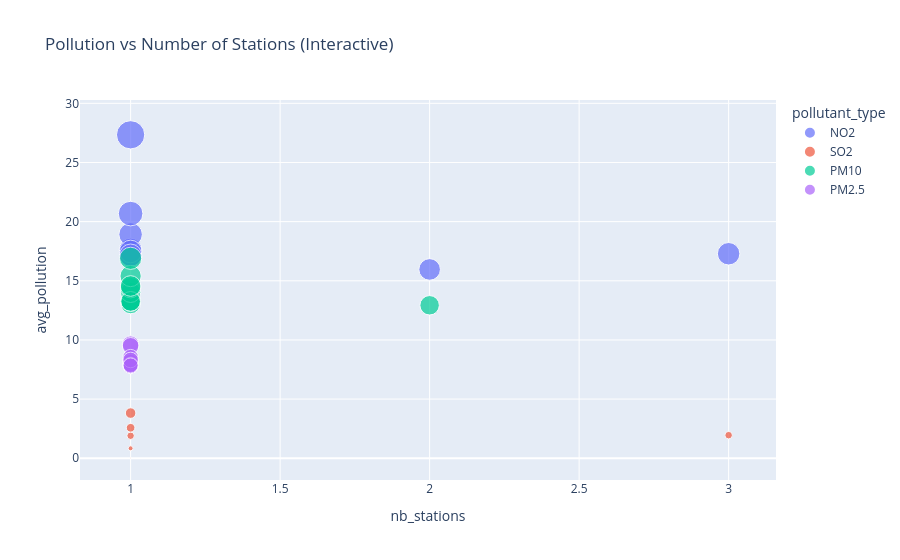

Notebook source saved alongside this figure:
### Code cell
stations_summary = load_table("SELECT * FROM mart_city_station_coverage")

merged = top_cities.merge(stations_summary, on="city_name")

import plotly.express as px

fig = px.scatter(
    merged,
    x="nb_stations",
    y="avg_pollution",
    color="pollutant_type",
    hover_name="city_name",
    size="avg_pollution",
    title="Pollution vs Number of Stations (Interactive)"
)

fig.show()

### Figure 1 — Plotly figure (JSON) as saved in the notebook; plotly's stock layout.template omitted (floating-point values rounded to 4 significant figures)
{"data": [{"hovertemplate": "<b>%{hovertext}</b><br><br>pollutant_type=NO2<br>nb_stations=%{x}<br>avg_pollution=%{marker.size}<extra></extra>", "hovertext": ["Antwerpen", "Antwerpen (Ring)", "Arts-Loi", "BERENDRECHT", "Brussel (Beliardstraat)", "Brussel (Rue des Tanneurs)", "Bruxelles (Sainte-Catherine)", "Hoevenen", "Steenokkerzeel", "Wachtebeke"], "legendgroup": "NO2", "marker": {"color": "#636efa", "size": [17.29, 17.65, 17.04, 15.96, 18.92, 17.06, 17.48, 17.16, 20.68, 27.34], "sizemode": "area", "sizeref": 0.06835, "symbol": "circle"}, "mode": "markers", "name": "NO2", "orientation": "v", "showlegend": true, "type": "scatter", "x": [3, 1, 1, 2, 1, 1, 1, 1, 1, 1], "xaxis": "x", "y": [17.29, 17.65, 17.04, 15.96, 18.92, 17.06, 17.48, 17.16, 20.68, 27.34], "yaxis": "y"}, {"hovertemplate": "<b>%{hovertext}</b><br><br>pollutant_type=SO2<br>nb_stations=%{x}<br>avg_pollution=%{marker.size}<extra></extra>", "hovertext": ["Antwerpen", "Hoboken", "Kallo", "Mol", "Molenbeek-Saint-Jean", "Uccle"], "legendgroup": "SO2", "marker": {"color": "#EF553B", "size": [1.95, 0.84, 1.9, 0.02, 3.818, 2.574], "sizemode": "area", "sizeref": 0.06835, "symbol": "circle"}, "mode": "markers", "name": "SO2", "orientation": "v", "showlegend": true, "type": "scatter", "x": [3, 1, 1, 1, 1, 1], "xaxis": "x", "y": [1.95, 0.84, 1.9, 0.02, 3.818, 2.574], "yaxis": "y"}, {"hovertemplate": "<b>%{hovertext}</b><br><br>pollutant_type=PM10<br>nb_stations=%{x}<br>avg_pollution=%{marker.size}<extra></extra>", "hovertext": ["Antwerpen (3M - Fence Line W)", "Antwerpen (Blancefloerlaan)", "Antwerpen (Park Spoor Noord)", "Antwerpen (Ring)", "Borgerhout", "Genk", "Gent", "Merksem", "Zeebrugge", "Zeebrugge (Evendijk-Oost)"], "legendgroup": "PM10", "marker": {"color": "#00cc96", "size": [13.32, 13.04, 13.24, 14.02, 12.93, 14.42, 15.4, 13.26, 14.56, 16.9], "sizemode": "area", "sizeref": 0.06835, "symbol": "circle"}, "mode": "markers", "name": "PM10", "orientation": "v", "showlegend": true, "type": "scatter", "x": [1, 1, 1, 1, 2, 1, 1, 1, 1, 1], "xaxis": "x", "y": [13.32, 13.04, 13.24, 14.02, 12.93, 14.42, 15.4, 13.26, 14.56, 16.9], "yaxis": "y"}, {"hovertemplate": "<b>%{hovertext}</b><br><br>pollutant_type=PM2.5<br>nb_stations=%{x}<br>avg_pollution=%{marker.size}<extra></extra>", "hovertext": ["Antwerpen (Blancefloerlaan)", "Antwerpen (Park Spoor Noord)", "Antwerpen (Ring)", "Genk", "Gent", "Hasselt", "Houthalen-Helchteren", "Steenokkerzeel", "Vilvoorde", "Zwijndrecht (Neerstraat)"], "legendgroup": "PM2.5", "marker": {"color": "#ab63fa", "size": [7.771, 8.117, 8.134, 9.637, 9.498, 8.532, 7.789, 7.91, 8.307, 7.841], "sizemode": "area", "sizeref": 0.06835, "symbol": "circle"}, "mode": "markers", "name": "PM2.5", "orientation": "v", "showlegend": true, "type": "scatter", "x": [1, 1, 1, 1, 1, 1, 1, 1, 1, 1], "xaxis": "x", "y": [7.771, 8.117, 8.134, 9.637, 9.498, 8.532, 7.789, 7.91, 8.307, 7.841], "yaxis": "y"}], "layout": {"legend": {"itemsizing": "constant", "title": {"text": "pollutant_type"}, "tracegroupgap": 0}, "title": {"text": "Pollution vs Number of Stations (Interactive)"}, "xaxis": {"anchor": "y", "domain": [0, 1], "title": {"text": "nb_stations"}}, "yaxis": {"anchor": "x", "domain": [0, 1], "title": {"text": "avg_pollution"}}}}
